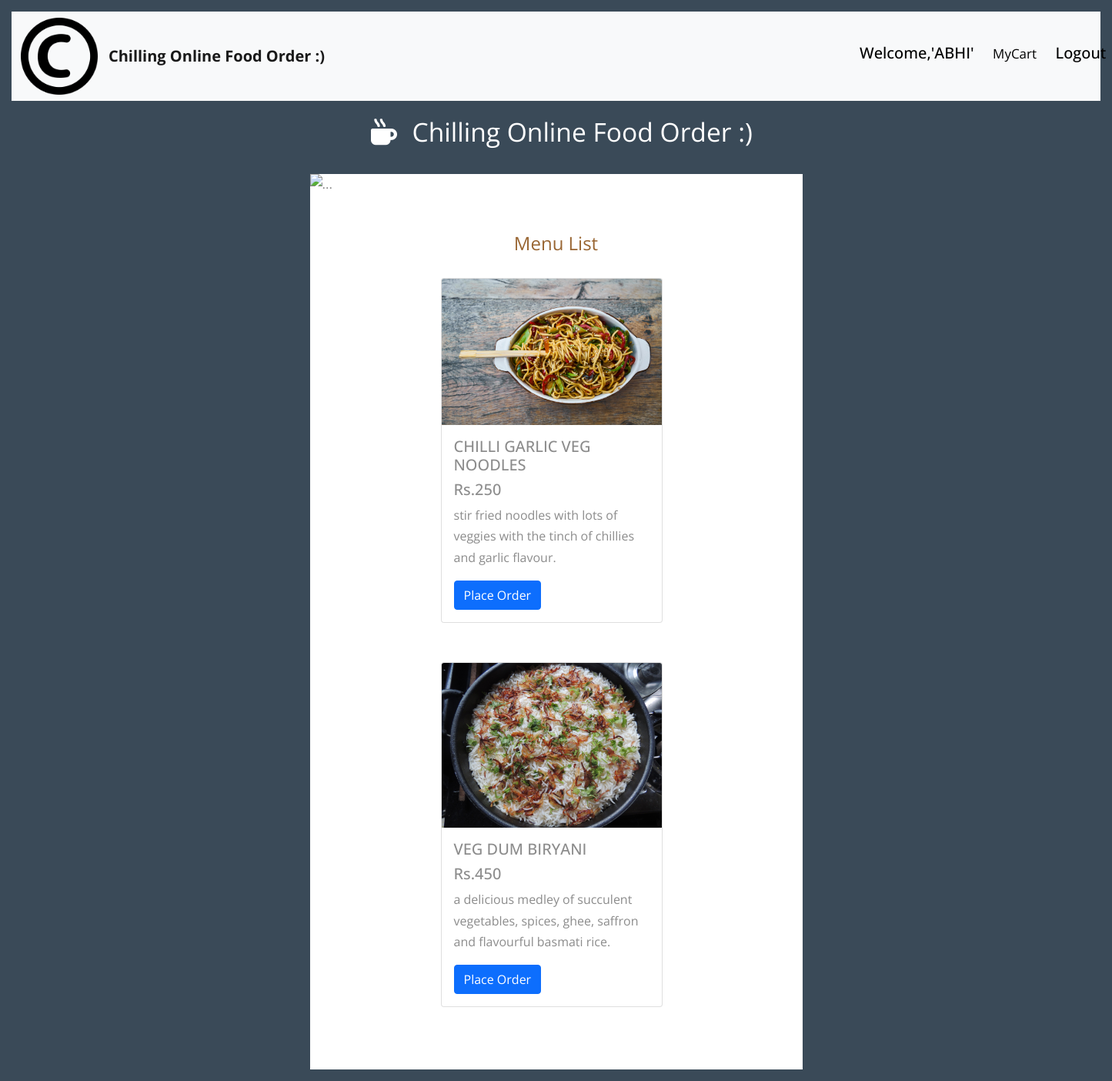
Screenshot of /menuView/?id=3 (signed in) with the database file from the repository.
### food_app/models.py (models this page shows, shortened)
class FoodModel(models.Model):
    food_name = models.CharField(max_length=100)
    food_price = models.IntegerField()
    food_description = models.CharField(max_length=500)
    food_image = models.ImageField(upload_to='images/')
    restaurent_name = models.ForeignKey(RestaurentCategoryModel,on_delete=models.CASCADE)

### food_app/views.py (the view)
# urls.py: path('menuView/', views.menuView, name='menuView'),
@login_required
def menuView(request):
    rest = request.GET.get('id')
    data = FoodModel.objects.filter(restaurent_name=rest)
    return render(request, "menu.html", {'data':data})

### templates/menu.html
{% extends 'base.html' %}
{% load static %}
{% block body_block %}
<div class="tm-container">
  <div class="tm-main-content">
    <section class="tm-section">
      <h2 class="tm-section-header">Menu List</h2>
      <div class="tm-responsive-table">
        {% for menu in data %}
        <div class="card" style="width: 18rem; margin-left: 25%;">
          <img src="/media/{{ menu.food_image }}" class="card-img-top" alt="...">
          <div class="card-body">
            <h5 class="card-title">{{ menu.food_name }}</h5>
            <h5 class="card-title">Rs.{{ menu.food_price }}</h5>
            <p class="card-text">{{ menu.food_description|lower }}</p>
            <a href="/add-to-cart/{{menu.id}}" class="btn btn-primary">Place Order</a>
          </div>
        </div><br><br>
        {% endfor %}
      </div>
    </section>
   </div>
</div>
{% endblock %}

### templates/base.html (shortened to what this page needs)
{% load static %}
<!doctype html>
<html lang="en">
  <head>
    <link href="https://cdn.jsdelivr.net/npm/bootstrap@5.0.2/dist/css/bootstrap.min.css" rel="stylesheet">
    <link href="{% static 'css/fontawesome/css/all.min.css' %}" rel="stylesheet" />
    <link href="{% static 'css/tooplate-chilling-cafe.css' %}" rel="stylesheet" />
  </head>
  <body>
    <nav class="navbar navbar-expand-lg navbar-light bg-light">
  <div class="container-fluid">
    <img src="{% static 'img\trade-mark.png' %}" style="height: 100px;width: 100px;">
    <a class="navbar-brand" href="#" style="margin-left: 1%;"><b>Chilling Online Food Order :)</b></a>
    <div class="collapse navbar-collapse" id="navbarNavAltMarkup">
      <div class="navbar-nav">
          {% if user.is_authenticated %}
          <h5 style="color: black;margin-left: 250%;">Welcome,'{{ request.user|upper }}'</h5>
          <h5 style="margin-left: 9%;"></h5><a href="/cart/" style="text-decoration: none; color: black;">MyCart</a></h5>
          <h5 style="margin-left: 9%;"><a href="/accounts/logout" style="text-decoration: none;color: black;"> Logout</a></h5>
            {% else %}
              <h5 style="margin-left: 1000px;"><a href="/accounts/login" style="text-decoration: none;color: black;">Login</a></h5>
            {% endif %}
      </div>
    </div>
  </div>
</nav>
<div class="tm-container">
  <div class="tm-text-white tm-page-header-container">
    <i class="fas fa-mug-hot fa-2x tm-page-icon"></i>
    <h1 class="tm-page-header">Chilling Online Food Order :)</h1>
  </div>
  <div class="tm-main-content">
<div id="carouselExampleInterval" class="carousel slide" data-bs-ride="carousel">
  <div class="carousel-inner">
    <div class="carousel-item active" data-bs-interval="10000">
      <img src="{% static 'img\food-3409682_1920.jpg' %}" class="d-block w-100" alt="...">
    </div>
  </div>
  <button class="carousel-control-prev" type="button" data-bs-target="#carouselExampleInterval" data-bs-slide="prev">
    <span class="carousel-control-prev-icon" aria-hidden="true"></span>
  </button>
  <button class="carousel-control-next" type="button" data-bs-target="#carouselExampleInterval" data-bs-slide="next">
    <span class="carousel-control-next-icon" aria-hidden="true"></span>
  </button>
</div>
</div>
</div>
  </body>
  {% block body_block %}
  {% endblock %}
</html>

### static/css/tooplate-chilling-cafe.css (style rules this page uses)
body { background-color: #3a4a58; color: #8c8c8c; font-family: "Open Sans", Arial, Helvetica, sans-serif; font-size: 17px; font-weight: 400; padding: 15px; margin: 0; }
.tm-container { max-width: 640px; margin-left: auto; margin-right: auto; }
.tm-main-content { background-color: #ffffff; }
.tm-text-white { color: white; }
.tm-page-header-container { text-align: center; }
.tm-page-header { display: inline-block; vertical-align: baseline; margin-top: 20px; margin-bottom: 35px; font-size: 2.1rem; font-weight: 400; }
.tm-page-icon { display: inline-block; vertical-align: baseline; padding: 15px; }
.tm-section-header { color: #996633; text-align: center; font-weight: 400; font-size: 1.5rem; margin-top: 30px; margin-bottom: 30px; }
.tm-section { padding-top: 20px; padding-left: 20px; padding-right: 20px; padding-bottom: 30px; }
p { font-size: 1rem; line-height: 1.7; }
img { max-width: 100%; }
a { transition: all 0.3s ease; }

### rows the page displays
FoodModel: food_image (picture), food_name "CHILLI GARLIC VEG NOODLES", food_price "250", food_description "stir fried noodles with lots of veggies with the tinch of chillies and garlic flavour."
FoodModel: food_image (picture), food_name "VEG DUM BIRYANI", food_price "450", food_description "a delicious medley of succulent vegetables, spices, ghee, saffron and flavourful basmati rice."

### other values shown
{{ request.user|upper }} "ABHI"
